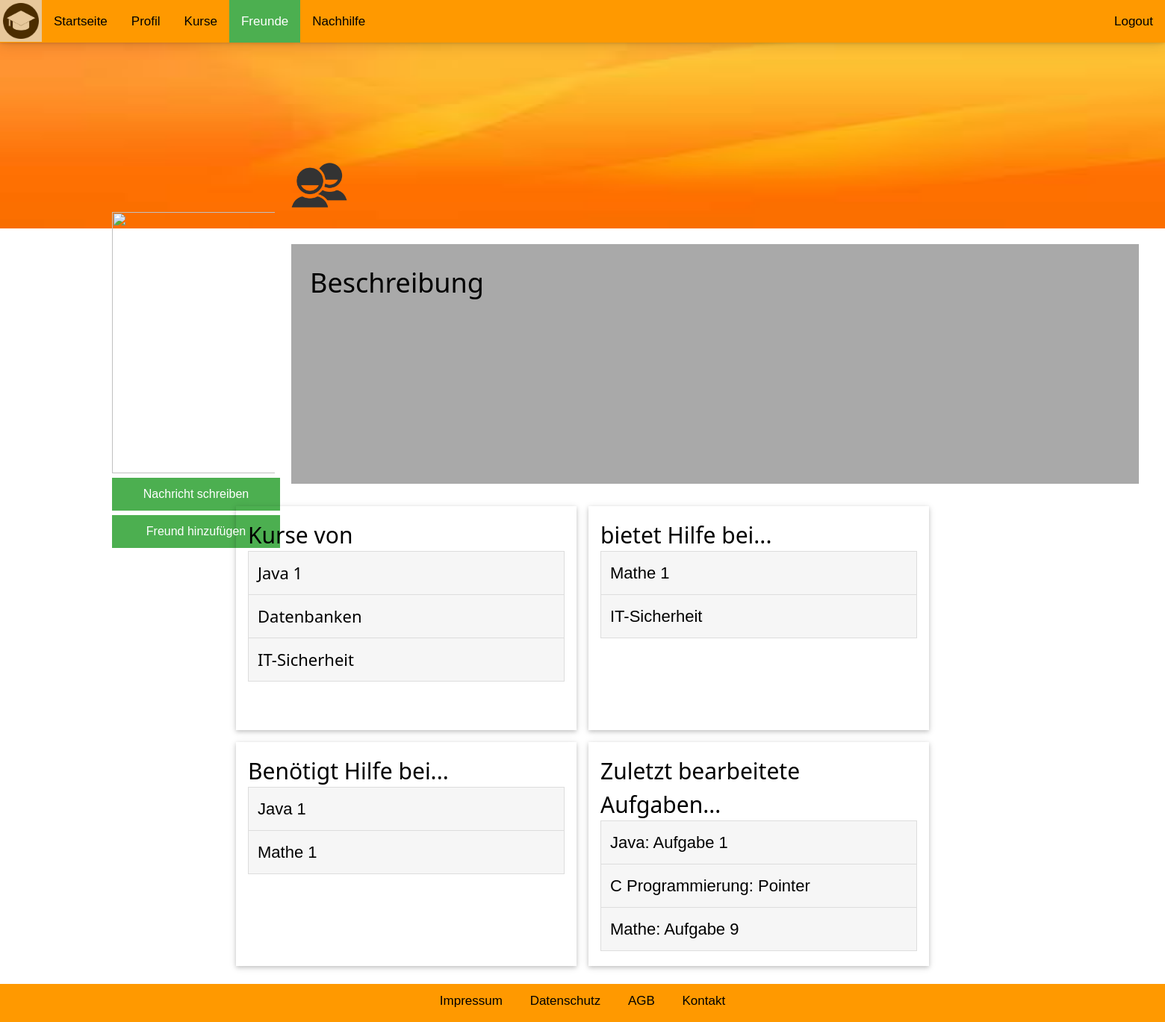
Page /Freund.php (signed in) on the committed database.
### tables this page shows
CREATE TABLE `kurs` (
  `kursID` int(11) NOT NULL,
  `name` varchar(255) NOT NULL,
  `beschreibung` varchar(1024) NOT NULL,
  `voraussetzung` varchar(255) NOT NULL
);

### Freund.php (the view, shortened to what this page needs)
<!DOCTYPE html>
<html>
<?php
        $db = mysqli_connect("localhost", "root", "", "studentenfuerstudenten");
	?>
    <head>
        <link rel="stylesheet" href="styler.css">
    </head>
    <body>
        <div class="topnav" id="myTopnav">
            <a href="Startseite.php" id="logo"><img src="symbole/logo.png" alt="John" style="width:48px"></a>
            <div class="topbartexte" id="topbartexte">
                <a href="Startseite.php">Startseite</a>
                <a href="Profil.php">Profil</a>
                <a href="KurseUebersicht.php">Kurse</a>
                <a class="active" href="FreundeUebersicht.php">Freunde</a>
                <a href="Nachhilfe.php">Nachhilfe</a>
                <div class="container" id="logoutbtn">
                    <form method="POST">
                        <a href="logoutSeite.php">Logout</a>
                    </form>
                </div>
            </div>
        </div>
        <p class="headerabstand"></p>
        <div class="footerContent">
            <a href="impressum.php">Impressum</a>
            <a href="datenschutz.php">Datenschutz</a>
            <a href="datenschutz.php">AGB</a>
            <a href="impressum.php">Kontakt</a>
        </div>
        <div style="width: 500px; height: 60px; background: laven">
            <img src="symbole/banner.jpg" class="banner" width="2100px" height="250px" />
            <div id="profilbild">
                <img id="userlogo" src="symbole/freund.png" width="75em">
                <?php echo "<img src='profilbilder/".$_bild."' height=350em width=145% >"; ?>
                <button type="button" id="nachricht" class="block">Nachricht schreiben</button>
                <form method="POST">
                    <?php
                    $_freundID = $_GET["fID"];
                    $_userID = $_SESSION["userID"];
                    $sql = "SELECT * FROM freund WHERE userID1='$_userID' AND userID2='$_freundID'";
                    $_res = mysqli_query($db, $sql);
                    $_row = mysqli_fetch_assoc($_res);
                    if(is_null($_row)){
                        echo "<button type='submit' name='addFriend' id='nachricht' class='block'>Freund hinzufügen</button>";
                    }
                    else{
                        echo "<script>console.log('Befreundet');</script>";
                        echo "<button type='submit' name='deleteFriend' class='block'>Freund entfernen</button>";
                    }
                    ?>
                </form>
            </div>
        </div>
        <div id="txtbox">
            <div class="personbeschreibung">
                <h1>Beschreibung</h1>
            </div>
        </div>
        <div id="Kurs">
            <div class="w3-row-padding w3-margin-top">
                <div class="w3-half">
                    <div class="w3-card w3-container">
                        <h2 id="MeineKurseUeberschrift">Kurse von <?php echo "$_freundName"; ?>
                        <ul id="MeineKurseListe">
                            <?php
                            $link = mysqli_connect("localhost", "root");
                            $_userID = $_SESSION["userID"];
                            $sql1 = "SELECT kursID FROM userkurse WHERE userID='$_userID'";
                            $_res1 = mysqli_query($link, $sql1);
                            $_anzahl = mysqli_num_rows($_res1);
                            if ($_anzahl == 0) {
                                echo("<script>console.log('Kein beigetretener Kurs gefunden');</script>");
                                echo "<li><a href='#'>Hier k&ouml;nnten deine Kurse stehen</a></li>";
                                echo "<li><a href='#'>Trete daf&uuml;r einem Kurs bei</a></li>";
                            }
                            else {
                                while($_row1 = $_res1->fetch_assoc()){
                                    $_kursID = $_row1["kursID"];
                                    $_sql2 = "SELECT name FROM kurs WHERE kursID='$_kursID'";
                                    $_res2 = mysqli_query($link, $_sql2);
                                    while($_row2 = $_res2->fetch_assoc()){
                                        $_kursName = $_row2["name"];
                                        echo "<li><a href='Kurs.php?kid=$_kursID'>$_kursName</a></li>";
                                    }
                                }
                            }
                            ?>
                        </ul>
                    </div>
                </div>
                <div class="w3-half">
                    <div class="w3-card w3-container">
                        <h2 id="MeineKurseUeberschrift"> <?php echo "$_freundName"; ?> bietet Hilfe bei...</h2>
                        <ul id="MeineKurseListe">
                            <?php
                            $link = mysqli_connect("localhost", "root");
                            $_userID = $_SESSION["userID"];
                            $sql1 = "SELECT kursID FROM nachhilfeangebot WHERE userID='$_userID'";
                            $_res1 = mysqli_query($link, $sql1);
                            $_anzahl = mysqli_num_rows($_res1);
                            if ($_anzahl == 0) {
                                echo("<script>console.log('Kein beigetretener Kurs gefunden');</script>");
                                echo "<li><a href='#'>Hier k&ouml;nnten deine Kurse stehen</a></li>";
                                echo "<li><a href='#'>Trete daf&uuml;r einem Kurs bei</a></li>";
                            }
                            else {
                                while($_row1 = $_res1->fetch_assoc()){
                                    $_kursID = $_row1["kursID"];
                                    $_sql2 = "SELECT name FROM kurs WHERE kursID='$_kursID'";
                                    $_res2 = mysqli_query($link, $_sql2);
                                    while($_row2 = $_res2->fetch_assoc()){
                                        $_kursName = $_row2["name"];
                                        echo "<li><a href='Kurs.php?kid=$_kursID'>$_kursName</a></li>";
                                    }
                                }
                            }
                            ?>
                        </ul>
                    </div>
                </div>
                <div class="w3-half w3-margin-top">
                    <div class="w3-card w3-container">
                        <h2 id="MeineKurseUeberschrift">Ben&ouml;tigt Hilfe bei...</h2>
                        <ul id="MeineKurseListe">
                            <?php
                            $link = mysqli_connect("localhost", "root");
                            $_userID = $_SESSION["userID"];
                            $sql1 = "SELECT kursID FROM nachhilfesuche WHERE userID='$_userID'";
                            $_res1 = mysqli_query($link, $sql1);
                            $_anzahl = mysqli_num_rows($_res1);
                            if ($_anzahl == 0) {
                                echo("<script>console.log('Kein beigetretener Kurs gefunden');</script>");
                                echo "<li><a href='#'>Hier k&ouml;nnten deine Kurse stehen</a></li>";
                                echo "<li><a href='#'>Trete daf&uuml;r einem Kurs bei</a></li>";
                            }
                            else {
                                while($_row1 = $_res1->fetch_assoc()){
                                    $_kursID = $_row1["kursID"];
                                    $_sql2 = "SELECT name FROM kurs WHERE kursID='$_kursID'";
                                    $_res2 = mysqli_query($link, $_sql2);
                                    while($_row2 = $_res2->fetch_assoc()){
                                        $_kursName = $_row2["name"];
                                        echo "<li><a href='Kurs.php?kid=$_kursID'>$_kursName</a></li>";
                                    }
                                }
                            }
                            ?>
                        </ul>
                    </div>
                </div>
                <div class="w3-half w3-margin-top">
                    <div class="w3-card w3-container">
                        <h2 id="MeineKurseUeberschrift">Zuletzt bearbeitete Aufgaben...</h2>
                        <ul id="MeineKurseListe">
                            <li><a href="Kursbeigetreten.php">Java: Aufgabe 1</a></li>
                            <li><a href="#">C Programmierung: Pointer</a></li>
                            <li><a href="#">Mathe: Aufgabe 9</a></li>
                        </ul>
                    </div>
                </div>
            </div>
        </div>
    </body>
</html>

### styler.css (style rules this page uses)
html { box-sizing: border-box }
*, *:before, *:after { box-sizing: inherit }
html { -ms-text-size-adjust: 100%; -webkit-text-size-adjust: 100% }
body { margin: 0; }
a { background-color: transparent; -webkit-text-decoration-skip: objects }
img { border-style: none }
button, input, select, textarea { font: inherit; margin: 0 }
button, input { overflow: visible }
button, select { text-transform: none }
button, html [type=button], [type=reset], [type=submit] { -webkit-appearance: button }
html, body { font-family: Verdana, sans-serif; font-size: 15px; line-height: 1.5 }
html { overflow-x: hidden }
h1 { font-size: 36px }
h2 { font-size: 30px }
h1, h2, h3, h4, h5, h6 { font-family: "Segoe UI", Arial, sans-serif; font-weight: 400; margin: 0; }
img { vertical-align: middle }
a { color: inherit }
.w3-container:after, .w3-container:before, .w3-panel:after, .w3-panel:before, .w3-row:after, .w3-row:before, .w3-row-padding:after, .w3-row-padding:before, .w3-cell-row:before, .w3-cell-row:after, .w3-clear:after, .w3-clear:before, .w3-bar:before, .w3-bar:after { content: ""; display: table; clear: both; }
.w3-col, .w3-half, .w3-third, .w3-twothird, .w3-threequarter, .w3-quarter { display: table-cell; float: left; width: 100%; }
.w3-half { max-width: 710px; }
@media (min-width: 961px) { .w3-col.m6, .w3-half { width: 49.99999% } }
.w3-row-padding, .w3-row-padding > .w3-half, .w3-row-padding > .w3-third, .w3-row-padding > .w3-twothird, .w3-row-padding > .w3-threequarter, .w3-row-padding > .w3-quarter, .w3-row-padding > .w3-col { padding: 0 8px }
.w3-container, .w3-panel { padding: 16px }
.w3-card { height: 100%; min-height: 20em; max-width: 700px; }
.w3-card, .w3-card-2 { box-shadow: 0 2px 5px 0 rgba(0, 0, 0, 0.16), 0 2px 10px 0 rgba(0, 0, 0, 0.12) }
.w3-margin-top { margin-top: 16px !important }
.container { display: inline-block; cursor: pointer; float: right; }
.topnav { background-color: #ff9900; overflow: hidden; position: fixed; top: 0; width: 100%; z-index: 100000; box-shadow: 0 0 5px 0 rgba(0, 0, 0, 0.2), 0 0 20px 0 rgba(0, 0, 0, 0.19); }
.topnav a { float: left; color: #000000; text-align: center; padding: 15.5px 16px; text-decoration: none; font-size: 17px; }
.topnav a.active { background-color: #4CAF50; color: white; }
button { border: none; outline: 0; display: inline-block; padding: 8px; color: white; background-color: #000; text-align: center; cursor: pointer; width: 100%; font-size: 18px; }
a { text-decoration: none; font-size: 22px; color: black; }
* { box-sizing: border-box; }
#logo { margin: 0px; padding: 4px }
@media (min-width: 961px) { #topbartexte { display: inherit; } }
.headerabstand { font-size: 1px; padding-bottom: 55px; }
.footerContent { background-color: #ff9900; position: fixed; bottom: 0px; height: 3em; padding: 0.6em; text-align: center; width: 100%; font-size: 17px; }
.footerContent a { color: black; padding: 14px 16px; font-size: 17px; }

### Freund.php (style rules this page uses)
#userlogo { margin: -15% 0% 0% 160%; }
#profilbild { margin: -30% 40% 50% 30%; }
#txtbox { margin: 210px 1em 0 26em; }
div.personbeschreibung { background-color: darkgrey; padding: 25px; margin-right: 20px; min-height: 32.1em; }
@media screen and (min-width: 600px) { div.personbeschreibung { font-size: 10px; } }
.block { display: block; width: 150%; border: none; background-color: red; padding: 10px 5px; font-size: 16px; cursor: pointer; text-align: center; margin: 0.4em auto; color: white; }
#nachricht { background-color: #4CAF50; }
#Kurs { width: 100%; max-width: 960px; margin: 2em auto 5em auto; }
#MeineKurseListe, .AlleKurseListe { list-style-type: none; padding: 0px; margin: 0px; }
#MeineKurseListe li, .AlleKurseListe li { border: 1px solid #ddd; margin-top: -1px; background-color: #f6f6f6; padding: 12px; text-decoration: none; font-size: 18px; color: black; display: block; }
.banner { margin-top: -1px; }
.w3-card { min-height: 20em; }

### rows in the picture
kurs: name "Java 1"
kurs: name "Datenbanken"
kurs: name "IT-Sicherheit"
kurs: name "Mathe 1"
